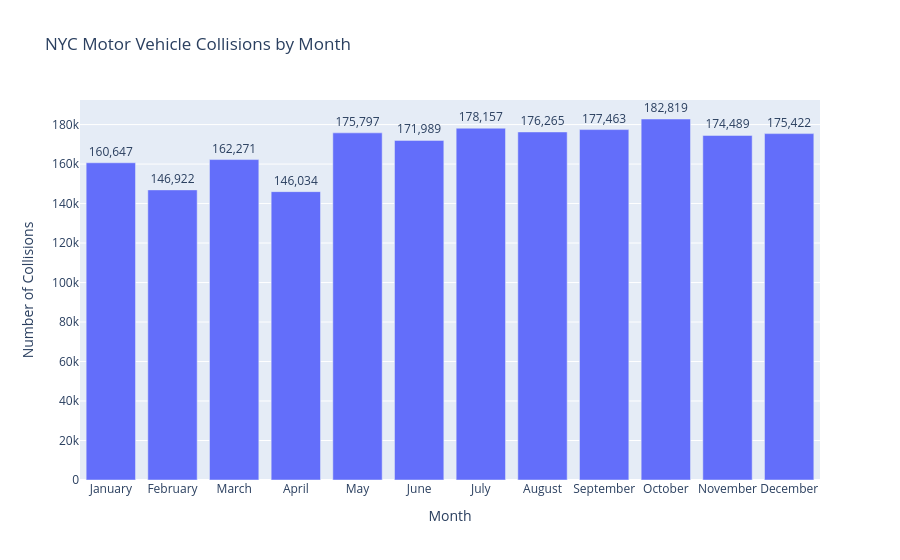

The cell this chart's notebook holds for it:
### Code cell
fig = px.bar(
    q2_monthly,
    x="crash_month_name",
    y="collision_count",
    title="NYC Motor Vehicle Collisions by Month",
    labels={
        "crash_month_name": "Month",
        "collision_count": "Number of Collisions"
    },
    text="collision_count"
)

fig.update_traces(
    texttemplate="%{text:,}",
    textposition="outside"
)

fig.update_layout(
    xaxis_title="Month",
    yaxis_title="Number of Collisions",
    xaxis={
        "categoryorder": "array",
        "categoryarray": [
            "January", "February", "March", "April",
            "May", "June", "July", "August",
            "September", "October", "November", "December"
        ]
    }
)

fig.show()

### Figure 1 — Plotly figure (JSON) as saved in the notebook; plotly's stock layout.template omitted (floating-point values rounded to 4 significant figures)
{"data": [{"hovertemplate": "Month=%{x}<br>Number of Collisions=%{text}<extra></extra>", "legendgroup": "", "marker": {"color": "#636efa", "pattern": {"shape": ""}}, "name": "", "orientation": "v", "showlegend": false, "text": [160600.0, 146900.0, 162300.0, 146000.0, 175800.0, 172000.0, 178200.0, 176300.0, 177500.0, 182800.0, 174500.0, 175400.0], "textposition": "outside", "texttemplate": "%{text:,}", "type": "bar", "x": ["January", "February", "March", "April", "May", "June", "July", "August", "September", "October", "November", "December"], "xaxis": "x", "y": [160647, 146922, 162271, 146034, 175797, 171989, 178157, 176265, 177463, 182819, 174489, 175422], "yaxis": "y"}], "layout": {"barmode": "relative", "legend": {"tracegroupgap": 0}, "title": {"text": "NYC Motor Vehicle Collisions by Month"}, "xaxis": {"anchor": "y", "categoryarray": ["January", "February", "March", "April", "May", "June", "July", "August", "September", "October", "November", "December"], "categoryorder": "array", "domain": [0, 1], "title": {"text": "Month"}}, "yaxis": {"anchor": "x", "domain": [0, 1], "title": {"text": "Number of Collisions"}}}}
